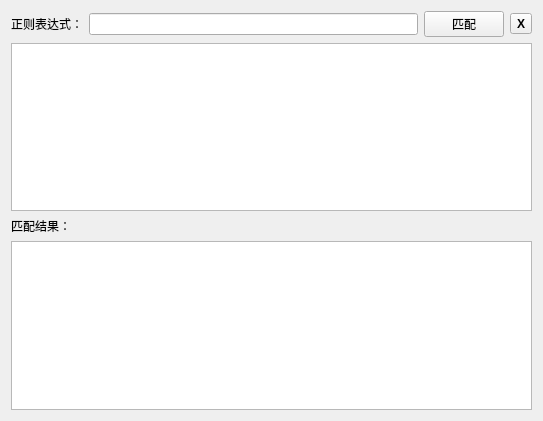
<?xml version="1.0" encoding="UTF-8"?>
<ui version="4.0">
 <class>regex_match</class>
 <widget class="QWidget" name="regex_match">
  <property name="geometry">
   <rect>
    <x>0</x>
    <y>0</y>
    <width>543</width>
    <height>421</height>
   </rect>
  </property>
  <property name="windowTitle">
   <string>正则匹配</string>
  </property>
  <layout class="QVBoxLayout" name="verticalLayout">
   <item>
    <layout class="QHBoxLayout" name="horizontalLayout">
     <item>
      <widget class="QLabel" name="label">
       <property name="text">
        <string>正则表达式：</string>
       </property>
      </widget>
     </item>
     <item>
      <widget class="QLineEdit" name="lineEdit"/>
     </item>
     <item>
      <widget class="QPushButton" name="pushButton">
       <property name="text">
        <string>匹配</string>
       </property>
      </widget>
     </item>
     <item>
      <widget class="QToolButton" name="toolButton">
       <property name="font">
        <font>
         <bold>true</bold>
        </font>
       </property>
       <property name="text">
        <string>X</string>
       </property>
      </widget>
     </item>
    </layout>
   </item>
   <item>
    <widget class="QTextEdit" name="textEdit"/>
   </item>
   <item>
    <layout class="QHBoxLayout" name="horizontalLayout_2">
     <item>
      <widget class="QLabel" name="label_2">
       <property name="text">
        <string>匹配结果：</string>
       </property>
      </widget>
     </item>
    </layout>
   </item>
   <item>
    <widget class="QTextEdit" name="textEdit_2"/>
   </item>
  </layout>
 </widget>
 <resources/>
 <connections/>
</ui>
